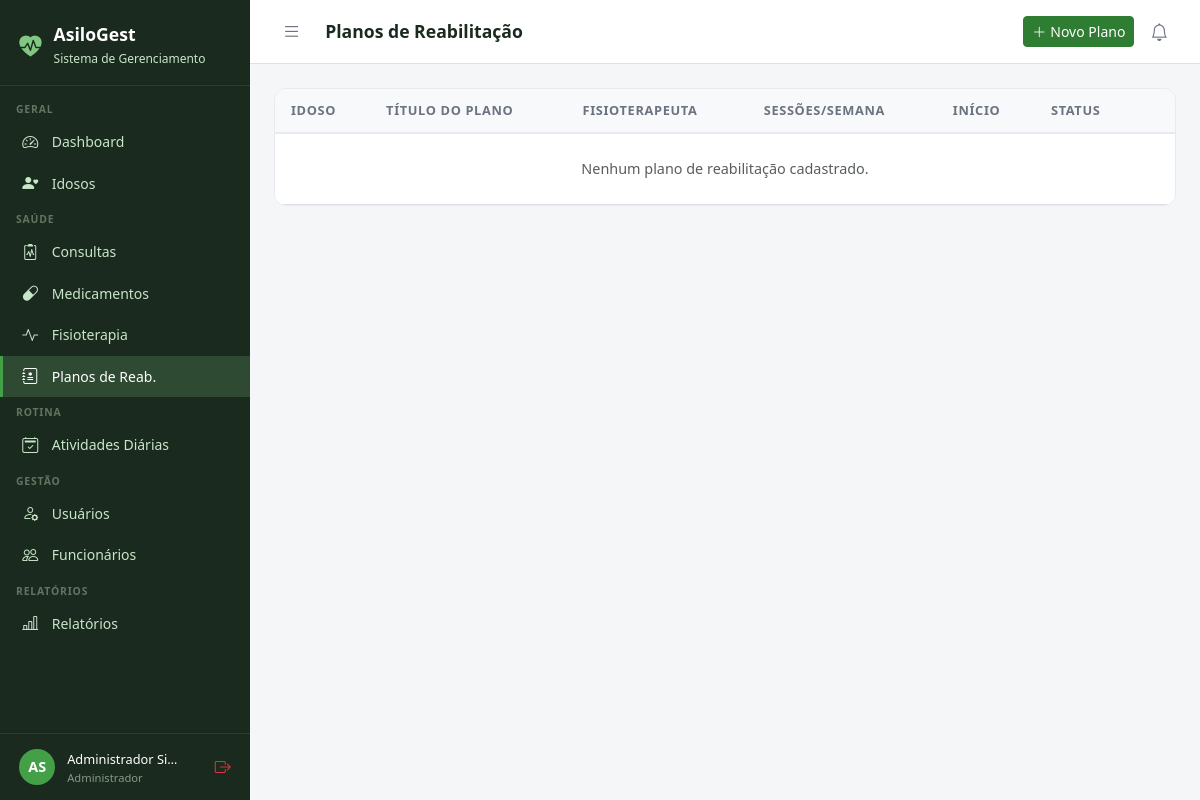
/fisioterapia/planos/ (signed in), run on an earlier commit of the app's database.
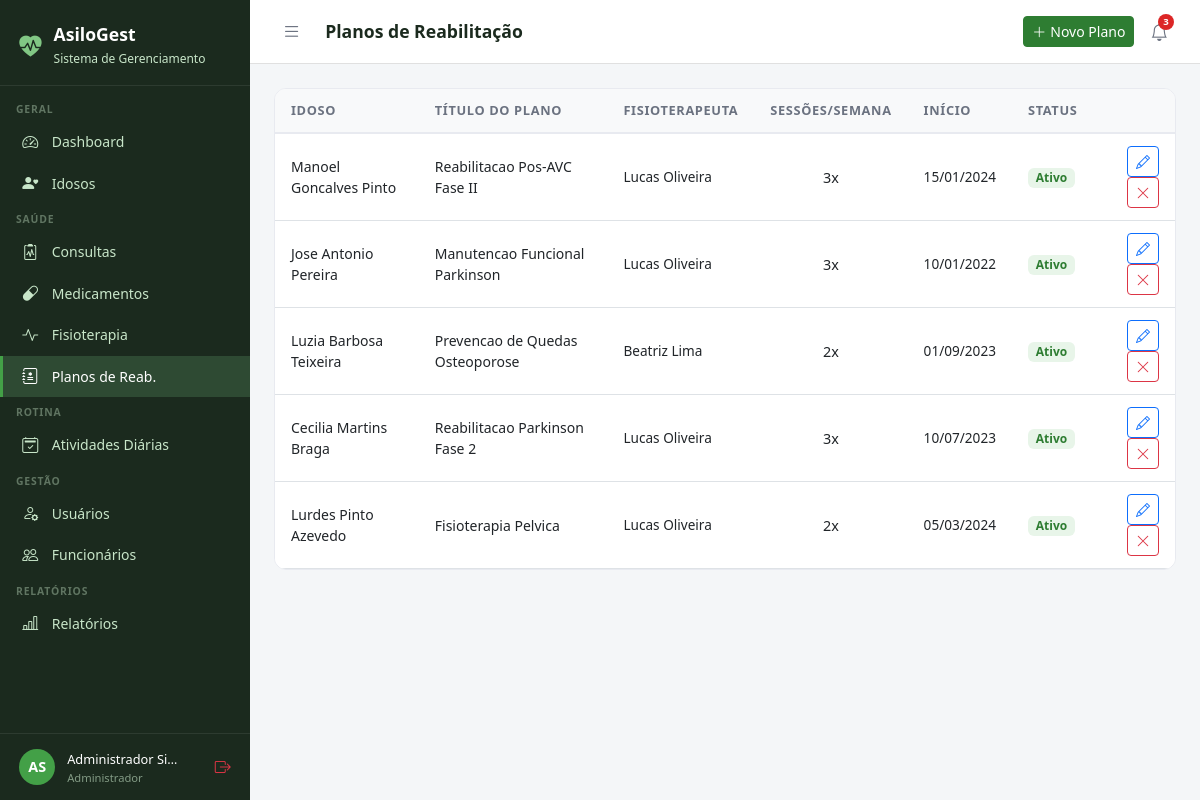
And on a later commit of the database.
### fisioterapia/models.py (models this page shows, shortened)
class PlanoReabilitacao(models.Model):
    idoso = models.ForeignKey(
        Idoso, on_delete=models.CASCADE, related_name='planos_reab')
    fisioterapeuta = models.ForeignKey(
        Usuario, on_delete=models.SET_NULL, null=True,
        limit_choices_to={'perfil': 'fisioterapeuta'})
    titulo = models.CharField(max_length=150, verbose_name='Título do Plano')
    objetivo_geral = models.TextField(verbose_name='Objetivo Geral')
    exercicios = models.TextField(verbose_name='Exercícios Prescritos')
    frequencia_semanal = models.IntegerField(default=3, verbose_name='Sessões por Semana')
    data_inicio = models.DateField()
    data_previsao_fim = models.DateField(null=True, blank=True)
    ativo = models.BooleanField(default=True)
    criado_em = models.DateTimeField(auto_now_add=True)
    class Meta:
        verbose_name = 'Plano de Reabilitação'
        verbose_name_plural = 'Planos de Reabilitação'

### idosos/models.py (models this page shows, shortened)
class Idoso(models.Model):
    SEXO_CHOICES = [('M', 'Masculino'), ('F', 'Feminino')]
    TIPO_SANGUINEO = [('A+','A+'),('A-','A-'),('B+','B+'),('B-','B-'),('AB+','AB+'),('AB-','AB-'),('O+','O+'),('O-','O-')]
    STATUS_CHOICES = [('ativo','Ativo'),('inativo','Inativo'),('internado','Internado'),('falecido','Falecido')]
    nome = models.CharField(max_length=150, verbose_name='Nome Completo')
    data_nascimento = models.DateField(verbose_name='Data de Nascimento')
    sexo = models.CharField(max_length=1, choices=SEXO_CHOICES)
    cpf = models.CharField(max_length=14, unique=True, null=True, blank=True)
    rg = models.CharField(max_length=20, blank=True)
    tipo_sanguineo = models.CharField(max_length=3, choices=TIPO_SANGUINEO, blank=True)
    foto = models.ImageField(upload_to='idosos/', blank=True, null=True)
    status = models.CharField(max_length=10, choices=STATUS_CHOICES, default='ativo')
    endereco = models.CharField(max_length=200, blank=True)
    cidade = models.CharField(max_length=100, blank=True)
    estado = models.CharField(max_length=2, blank=True)
    cep = models.CharField(max_length=9, blank=True)
    alergias = models.TextField(blank=True, verbose_name='Alergias')
    condicoes_medicas = models.TextField(blank=True, verbose_name='Condições Médicas')
    observacoes = models.TextField(blank=True, verbose_name='Observações Gerais')
    data_entrada = models.DateField(verbose_name='Data de Entrada')
    numero_quarto = models.CharField(max_length=10, blank=True, verbose_name='Quarto')
    criado_em = models.DateTimeField(auto_now_add=True)
    atualizado_em = models.DateTimeField(auto_now=True)
    class Meta:
        verbose_name = 'Idoso'
        verbose_name_plural = 'Idosos'
        ordering = ['nome']

### core/models.py (models this page shows, shortened)
class Usuario(AbstractUser):
    PERFIL_CHOICES = [
        ('administrador', 'Administrador'),
        ('medico', 'Médico'),
        ('fisioterapeuta', 'Fisioterapeuta'),
        ('enfermeiro', 'Enfermeiro(a)'),
        ('recepcionista', 'Recepcionista'),
        ('familiar', 'Familiar do Idoso'),
    ]
    perfil = models.CharField(
        max_length=20, choices=PERFIL_CHOICES,
        default='recepcionista', verbose_name='Perfil de Acesso'
    )
    telefone = models.CharField(max_length=15, blank=True, verbose_name='Telefone')
    cpf = models.CharField(max_length=14, unique=True, null=True, blank=True, verbose_name='CPF')
    foto = models.ImageField(upload_to='usuarios/', blank=True, null=True, verbose_name='Foto')
    data_nascimento = models.DateField(null=True, blank=True, verbose_name='Data de Nascimento')
    especialidade = models.CharField(
        max_length=100, blank=True, verbose_name='Especialidade',
        help_text='Preencha para Médico ou Fisioterapeuta'
    )
    data_admissao = models.DateField(null=True, blank=True, verbose_name='Data de Admissão')
    primeiro_acesso = models.BooleanField(
        default=True, verbose_name='Primeiro Acesso',
        help_text='Usuário deve definir senha no primeiro login'
    )
    ativo = models.BooleanField(default=True, verbose_name='Ativo')
    criado_em = models.DateTimeField(auto_now_add=True)
    class Meta:
        verbose_name = 'Usuário'
        verbose_name_plural = 'Usuários'
        ordering = ['first_name', 'last_name']
    @property
    def is_administrador(self):
        return self.perfil == 'administrador' or self.is_superuser
    @property
    def is_fisioterapeuta(self):
        return self.perfil == 'fisioterapeuta'
    @property
    def is_familiar(self):
        return self.perfil == 'familiar'
    @property
    def pode_ver_saude(self):
        return (self.is_administrador or self.is_medico
                or self.is_fisioterapeuta or self.is_enfermeiro)
    @property
    def pode_cadastrar_usuarios(self):
        return self.is_administrador or self.is_recepcionista
    @property
    def pode_administrar(self):
        return self.is_administrador

### fisioterapia/views.py (the view, shortened to what this page needs)
# urls.py: path('planos/', views.planos_lista, name='planos_lista'),
@login_required
def planos_lista(request):
    user = request.user
    if not user.pode_ver_saude:
        messages.error(request, 'Acesso negado.')
        return redirect('dashboard')
    planos = PlanoReabilitacao.objects.select_related('idoso', 'fisioterapeuta').filter(ativo=True)
    return render(request, 'fisioterapia/planos_lista.html', {'planos': planos})

### templates/fisioterapia/planos_lista.html (shortened to what this page needs)
{% extends 'base.html' %}
{% block page_title %}Planos de Reabilitação{% endblock %}
{% block topbar_actions %}
{% if user.is_fisioterapeuta or user.is_administrador %}
<a href="{% url 'fisioterapia:plano_novo' %}" class="btn btn-primary btn-sm"><i class="bi bi-plus-lg me-1"></i>Novo Plano</a>
{% endif %}
{% endblock %}
{% block content %}
<div class="table-card">
  <table class="table table-hover">
    <thead>
      <tr><th>Idoso</th><th>Título do Plano</th><th>Fisioterapeuta</th><th>Sessões/Semana</th><th>Início</th><th>Status</th><th></th></tr>
    </thead>
    <tbody>
      {% for p in planos %}
      <tr>
        <td style="font-weight:500;font-size:.875rem;">{{ p.idoso.nome }}</td>
        <td style="font-size:.875rem;">{{ p.titulo }}</td>
        <td style="font-size:.85rem;">{{ p.fisioterapeuta.get_full_name|default:"–" }}</td>
        <td class="text-center">{{ p.frequencia_semanal }}x</td>
        <td style="font-size:.85rem;">{{ p.data_inicio|date:"d/m/Y" }}</td>
        <td>
          {% if p.ativo %}
            <span class="badge" style="background:#E8F5E9;color:#2E7D32;font-size:.75rem;">Ativo</span>
          {% else %}
            <span class="badge" style="background:#FFEBEE;color:#C62828;font-size:.75rem;">Encerrado</span>
          {% endif %}
        </td>
        <td class="text-end">
          {% if user.is_fisioterapeuta or user.is_administrador %}
          <a href="{% url 'fisioterapia:plano_editar' p.pk %}" class="btn btn-sm btn-outline-primary"><i class="bi bi-pencil"></i></a>
          {% endif %}
          {% if user.is_administrador and p.ativo %}
          <a href="{% url 'fisioterapia:plano_excluir' p.pk %}" class="btn btn-sm btn-outline-danger"><i class="bi bi-x-lg"></i></a>
          {% endif %}
        </td>
      </tr>
      {% empty %}
      <tr><td colspan="7" class="text-center py-4 text-muted">Nenhum plano de reabilitação cadastrado.</td></tr>
      {% endfor %}
    </tbody>
  </table>
</div>
{% endblock %}

### templates/base.html (shortened to what this page needs)
<!DOCTYPE html>
<html lang="pt-br">
<head>
  <link href="https://cdn.jsdelivr.net/npm/bootstrap@5.3.0/dist/css/bootstrap.min.css" rel="stylesheet">
  <link href="https://cdn.jsdelivr.net/npm/bootstrap-icons@1.11.0/font/bootstrap-icons.css" rel="stylesheet">
</head>
<body>
{% if user.is_authenticated %}
<div id="sidebar">
  <div class="sidebar-brand">
    <i class="bi bi-heart-pulse-fill" style="color:#81C784;font-size:1.4rem;"></i>
    <div>
      <h5 style="margin:0;">AsiloGest</h5>
      <small>Sistema de Gerenciamento</small>
    </div>
  </div>
  <nav class="sidebar-nav">
    <div class="nav-section">Geral</div>
    <a href="{% url 'dashboard' %}" class="sidebar-link {% if request.resolver_match.url_name == 'dashboard' %}active{% endif %}">
      <i class="bi bi-speedometer2"></i> Dashboard
    </a>
    <a href="{% url 'idosos:lista' %}" class="sidebar-link">
      <i class="bi bi-person-heart"></i>
      {% if user.is_familiar %}Meus Familiares{% else %}Idosos{% endif %}
    </a>
    {% if user.pode_ver_saude or user.is_familiar %}
    <div class="nav-section">Saúde</div>
    <a href="{% url 'consultas:lista' %}" class="sidebar-link">
      <i class="bi bi-clipboard2-pulse"></i> Consultas
    </a>
    <a href="{% url 'medicamentos:lista' %}" class="sidebar-link">
      <i class="bi bi-capsule"></i> Medicamentos
    </a>
    <a href="{% url 'fisioterapia:lista' %}" class="sidebar-link">
      <i class="bi bi-activity"></i> Fisioterapia
    </a>
    {% if user.pode_ver_saude and not user.is_familiar %}
    <a href="{% url 'fisioterapia:planos_lista' %}" class="sidebar-link">
      <i class="bi bi-journal-medical"></i> Planos de Reab.
    </a>
    {% endif %}
    {% endif %}
    <div class="nav-section">Rotina</div>
    <a href="{% url 'atividades:lista' %}" class="sidebar-link">
      <i class="bi bi-calendar2-check"></i> Atividades Diárias
    </a>
    {% if user.pode_cadastrar_usuarios %}
    <div class="nav-section">Gestão</div>
    <a href="{% url 'usuarios_lista' %}" class="sidebar-link">
      <i class="bi bi-person-gear"></i> Usuários
    </a>
    {% endif %}
    {% if user.pode_administrar %}
    <a href="{% url 'funcionarios:lista' %}" class="sidebar-link">
      <i class="bi bi-people"></i> Funcionários
    </a>
    {% endif %}
    {% if user.pode_ver_saude or user.pode_administrar %}
    <div class="nav-section">Relatórios</div>
    <a href="{% url 'relatorios:lista' %}" class="sidebar-link">
      <i class="bi bi-bar-chart-line"></i> Relatórios
    </a>
    {% endif %}
  </nav>
  <div class="sidebar-user">
    <div class="avatar">{{ user.first_name|first|upper }}{{ user.last_name|first|upper }}</div>
    <div class="info" style="min-width:0;flex:1;">
      <span>{{ user.get_full_name|truncatechars:18 }}</span>
      <small>{{ user.get_perfil_display }}</small>
    </div>
    <a href="{% url 'logout' %}" class="text-danger" title="Sair" style="flex-shrink:0;">
      <i class="bi bi-box-arrow-right"></i>
    </a>
  </div>
</div>
<div id="main">
  <div class="topbar">
    <div class="topbar-left">
      <button class="btn-toggle-sidebar" onclick="toggleSidebar()" title="Menu">
        <i class="bi bi-list"></i>
      </button>
      <h4>{% block page_title %}{% endblock %}</h4>
    </div>
    <div class="d-flex align-items-center gap-2">
      {% block topbar_actions %}{% endblock %}
      <div style="position:relative;">
        <button class="notif-btn" id="notifBtn" onclick="toggleNotif()" title="Notificações">
          <i class="bi bi-bell"></i>
          {% if notif_count %}
          <span class="notif-badge">{{ notif_count }}</span>
          {% endif %}
        </button>
      </div>
    </div>
  </div>
  <div class="content">
    {% block content %}{% endblock %}
  </div>
</div>
{% else %}
{% block full_content %}{% endblock %}
{% endif %}
</body>
</html>

What changed in the data, as far as the page shows it:
added PlanoReabilitacao: idoso.nome "Manoel Goncalves Pinto", titulo "Reabilitacao Pos-AVC Fase II", fisioterapeuta.get_full_name "Lucas Oliveira", frequencia_semanal "3", data_inicio "15/01/2024", ativo "Ativo"
added PlanoReabilitacao: idoso.nome "Jose Antonio Pereira", titulo "Manutencao Funcional Parkinson", fisioterapeuta.get_full_name "Lucas Oliveira", frequencia_semanal "3", data_inicio "10/01/2022", ativo "Ativo"
added PlanoReabilitacao: idoso.nome "Luzia Barbosa Teixeira", titulo "Prevencao de Quedas Osteoporose", fisioterapeuta.get_full_name "Beatriz Lima", frequencia_semanal "2", data_inicio "01/09/2023", ativo "Ativo"
added PlanoReabilitacao: idoso.nome "Cecilia Martins Braga", titulo "Reabilitacao Parkinson Fase 2", fisioterapeuta.get_full_name "Lucas Oliveira", frequencia_semanal "3", data_inicio "10/07/2023", ativo "Ativo"
added PlanoReabilitacao: idoso.nome "Lurdes Pinto Azevedo", titulo "Fisioterapia Pelvica", fisioterapeuta.get_full_name "Lucas Oliveira", frequencia_semanal "2", data_inicio "05/03/2024", ativo "Ativo"
Also different on the page:
{{ notif_count }}: (not shown) → "3"
text no longer shown: "Nenhum plano de reabilitação cadastrado."
